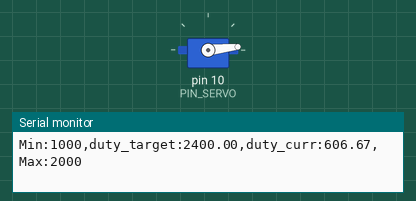
Recording of a sketch running on a simulated Arduino Uno, built with avr-gcc and run on an emulated ATmega328P. Shown: servo, the last lines printed to the serial monitor.

Above: at 0.23 s.
At 9.19 s:
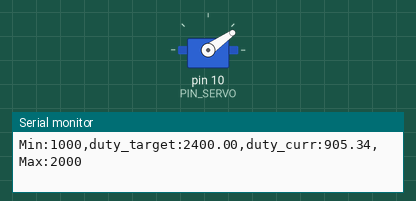
At 19.08 s:
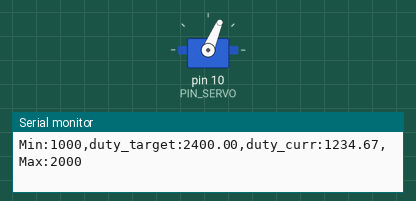
At 38.27 s:
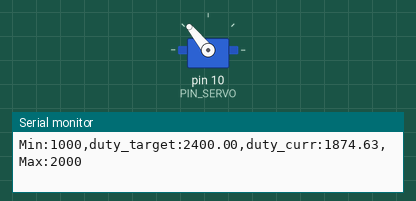
Timing chart, 0 to 40.0 s (numbered marks = the images above):
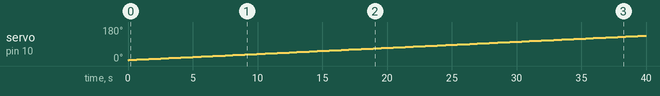

Measured:
- by itself, servo on pin 10 (PIN_SERVO): moves from 5° to 135° over 39.9 s

The sketch:

13_challenge_2.ino
```cpp
#include <Servo.h>

// Arduino pin assignment
#define PIN_SERVO 10

// configurable parameters (이전에 구한 값으로 설정)
#define _DUTY_MIN 500  // 예시 최솟값 (0도)
#define _DUTY_NEU 1500 // 예시 중립값 (90도)
#define _DUTY_MAX 2500 // 예시 최댓값 (180도)

#define _POS_START (_DUTY_MIN + 100)    // servo start position
#define _POS_END   (_DUTY_MAX - 100)    // servo end position

#define _SERVO_SPEED 3 // servo speed limit (unit: degree/second)
#define INTERVAL 20     // servo update interval (unit: msec)

// global variables
unsigned long last_sampling_time; // unit: msec

Servo myservo;

float duty_change_per_interval; // maximum duty difference per interval
float duty_target;    // Target duty time
float duty_curr;      // Current duty time

int toggle_interval, toggle_interval_cnt;

void setup() {
  // initialize GPIO pins
  myservo.attach(PIN_SERVO);

  duty_target = duty_curr = _POS_START;
  myservo.writeMicroseconds(duty_curr);

  // initialize serial port
  Serial.begin(57600);

  // convert angular speed into duty change per interval (실수 연산으로 수정)
  duty_change_per_interval =
    ((float)(_DUTY_MAX - _DUTY_MIN) * _SERVO_SPEED / 180.0) * (INTERVAL / 1000.0);

  // while(1) 제거 완료[cite: 1]

  // initialize variables for servo update.
  toggle_interval = (180.0 / _SERVO_SPEED) * 1000 / INTERVAL;
  toggle_interval_cnt = toggle_interval;

  // initialize last sampling time
  last_sampling_time = 0;
}

void loop() {
  // wait until next sampling time.
  if (millis() < (last_sampling_time + INTERVAL))
    return;

  // adjust duty_curr toward duty_target by duty_change_per_interval
  if (duty_target > duty_curr) {
    duty_curr += duty_change_per_interval;
    if (duty_curr > duty_target)
        duty_curr = duty_target;
  } else {
    duty_curr -= duty_change_per_interval;
    if (duty_curr < duty_target)
      duty_curr = duty_target;
  }

  // update servo position
  myservo.writeMicroseconds(duty_curr);

  // output the read value to the serial port
  Serial.print("Min:1000");
  Serial.print(",duty_target:"); Serial.print(duty_target);
  Serial.print(",duty_curr:");   Serial.print(duty_curr);
  Serial.println(",Max:2000");

  // toggle duty_target between _DUTY_MIN and _DUTY_MAX.
  if (toggle_interval_cnt >= toggle_interval) {
    toggle_interval_cnt = 0;
    if (duty_target == _POS_START)
      duty_target = _POS_END;
    else
      duty_target = _POS_START;
  } else {
    toggle_interval_cnt++;
  }

  // update last sampling time
  last_sampling_time += INTERVAL;
}
```
